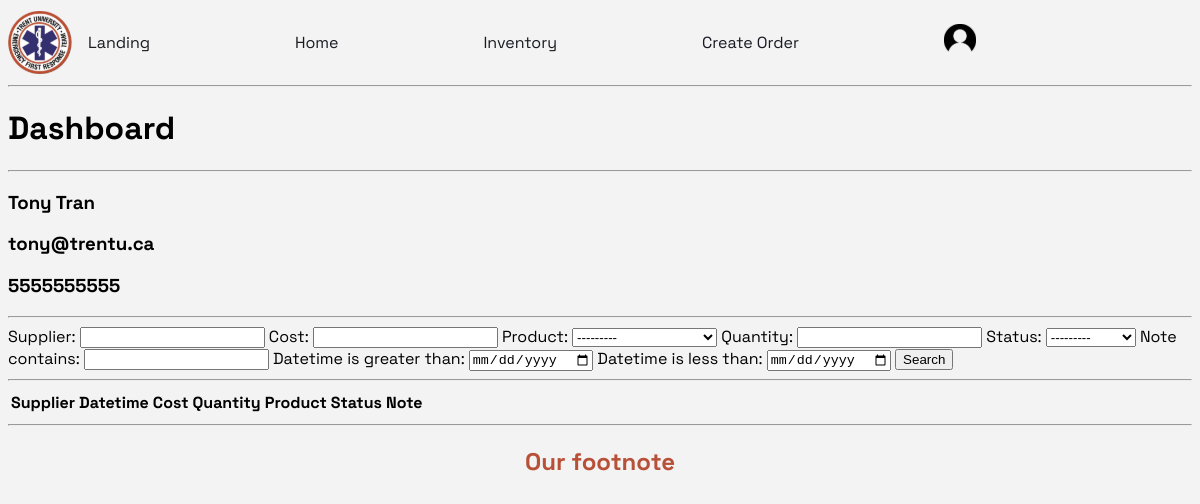
Screenshot of /dashboard/2/ (signed in) with the database file from the repository.
### manager/models.py (models this page shows, shortened)
class Responder(models.Model):
    user = models.OneToOneField(User, on_delete=models.CASCADE)
    name = models.CharField(max_length=200, null=True)
    phone = models.CharField(max_length=10, null=True)
    email = models.CharField(max_length=250, null=True)
    profile_pic = models.ImageField(default="defaultProfilePicture.jpg", null=True, blank=True)
    date_created = models.DateTimeField(auto_now_add=True)

### manager/views.py (the view)
# urls.py: path('dashboard/<str:pk>/', views.dashboard, name='dashboard'),
@login_required(login_url='login')
def dashboard(request, pk):
    agent = Responder.objects.get(id=pk)  # responder class
    orders = agent.order_set.all()
    myFilter = OrderFilter(request.GET, queryset=orders)
    orders = myFilter.qs
    context = {'responder': agent, 'orders': orders, 'myFilter': myFilter}
    return render(request, 'manager/dashboard.html', context)

### manager/models.py (called while the page is built)
    def __str__(self):
        return self.product_name

### manager/templates/manager/dashboard.html (shortened to what this page needs)
{% extends 'manager/main.html' %}
{% load static %}
{% block content %}
<h1>Dashboard</h1>
<hr>
    <h3>{{responder.name}}</h3>
    <h3>{{responder.email}}</h3>
    <h3>{{responder.phone}}</h3>
<hr>
<form method="get">
    {{myFilter.form}}
    <button type="submit">Search</button>
</form>
<hr>
<div>
	<div>
		<div>
			<table>
				<tr>
					<th>Supplier</th>
					<th>Datetime</th>
					<th>Cost</th>
					<th>Quantity</th>
					<th>Product</th>
					<th>Status</th>
                    <th>Note</th>
				</tr>
			</table>
		</div>
	</div>
</div>
{% endblock %}

### static/css/main.css (style rules this page uses)
:root { --primary: #B85038; }
:root { --primary-color: #b85038; --accent-color: #342c6b; --text-color: #191a23; --bg-color: #f3f3f3; font-family: "Space Grotesk", "Roboto", "sans-serif"; }
body { background-color: var(--bg-color); }

### rows the page displays
Responder: name "Tony Tran", email "tony@trentu.ca", phone "5555555555"
